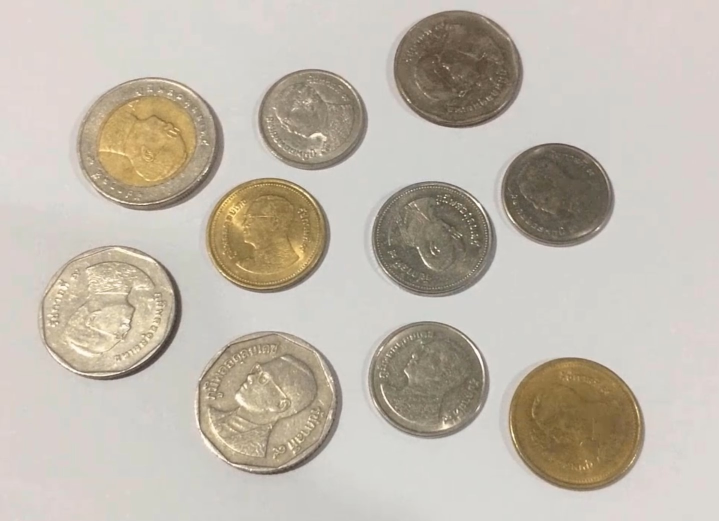
#> input picture classroom/count_coin/coin.jpg, 1437 x 1042 px, found by its file name (shown at 1/2 size)
$ python coinSegmentation.py
#> lines starting #> are read from the running program, lines starting #| are printed output that depends on the picture; after the words box and inside, x2 and y2 are one past the last pixel; in counts of white or black regions, pixels touching at a corner belong together
import cv2
import numpy as np

n = 0
img = cv2.imread("C:\\Users\\EAI-20\\Documents\\Kanti-3\\17-9-2563\\coin.jpg")
#> img is the input picture: shape (1042, 1437, 3); mean B, G, R 173.2, 185.1, 192.9
gray = cv2.cvtColor(img,cv2.COLOR_BGR2GRAY)
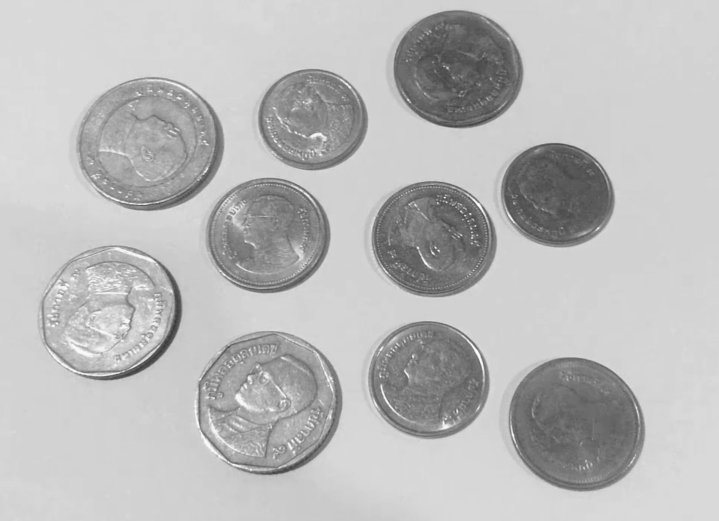
#> gray: shape (1042, 1437) (shown at 1/2 size); min 52, max 254, mean 186.1
gray_blur = cv2.GaussianBlur(gray,(101,101),0)
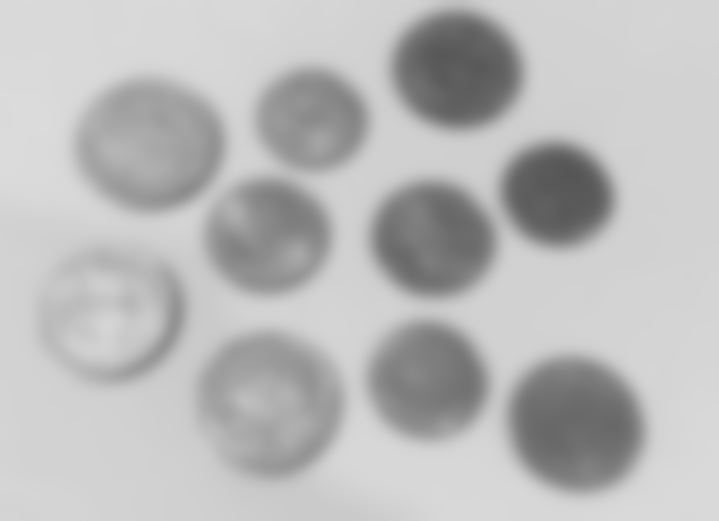
#> gray_blur: shape (1042, 1437) (shown at 1/2 size); min 86, max 219, mean 186.1
outline = cv2.Canny(gray_blur,30,150)
#> outline: shape (1042, 1437); every value is 0
thresh = cv2.adaptiveThreshold(gray,255,cv2.ADAPTIVE_THRESH_GAUSSIAN_C,cv2.THRESH_BINARY_INV,11,1)
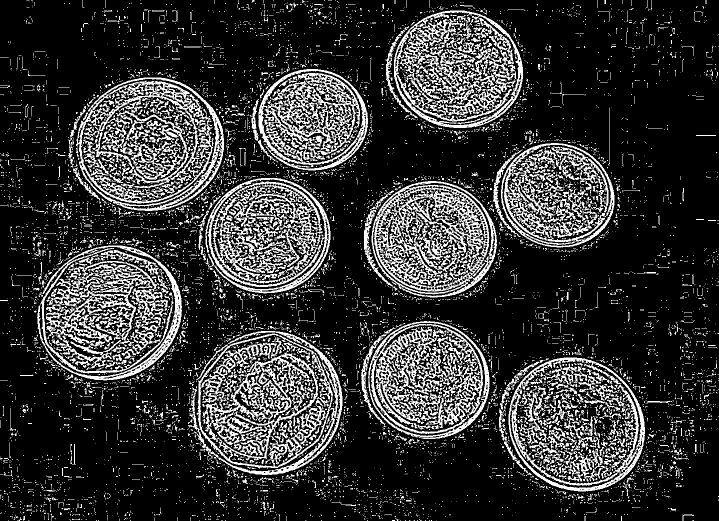
#> thresh: shape (1042, 1437) (shown at 1/2 size); 20.4% white; 9195 white regions (8217 under 20 px), largest, box (x1, y1, x2, y2) and area: (743, 362, 994, 595) 23521, (152, 155, 448, 422) 23245, (374, 667, 666, 938) 22777
kernel = np.ones((3,3),np.uint8)
closing = cv2.morphologyEx(thresh,cv2.MORPH_CLOSE,kernel,4)
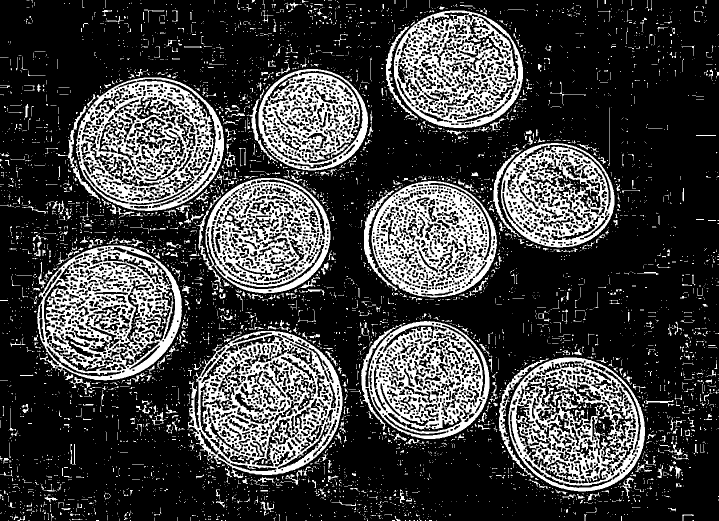
#> closing: shape (1042, 1437) (shown at 1/2 size); 24.8% white; 5140 white regions (4416 under 20 px), largest, box (x1, y1, x2, y2) and area: (374, 662, 685, 957) 39521, (152, 155, 448, 422) 36102, (74, 491, 364, 761) 35729
contours,hierachy = cv2.findContours(gray_blur,cv2.RETR_EXTERNAL,cv2.CHAIN_APPROX_SIMPLE)
#> contours = [[[0, 0], [0, 1041], [1436, 1041], [1436, 0]]]
for cnt in contours:
	area = cv2.contourArea(cnt)
	if area<2000 or area>70000:
		continue
	ellispe =cv2.fitEllipse(cnt)
	cv2.ellipse(img,ellispe,(0,0,255),5)
	n+=1
#> this loop made 1 pass
#> (cnt, area) on pass 1: ([[0, 0], [0, 1041], [1436, 1041], [1436, 0]], 1494876)
#> after the loop, n = 0
print(n)
#| 0

cv2.imshow("coin",img)
cv2.waitKey(0)
